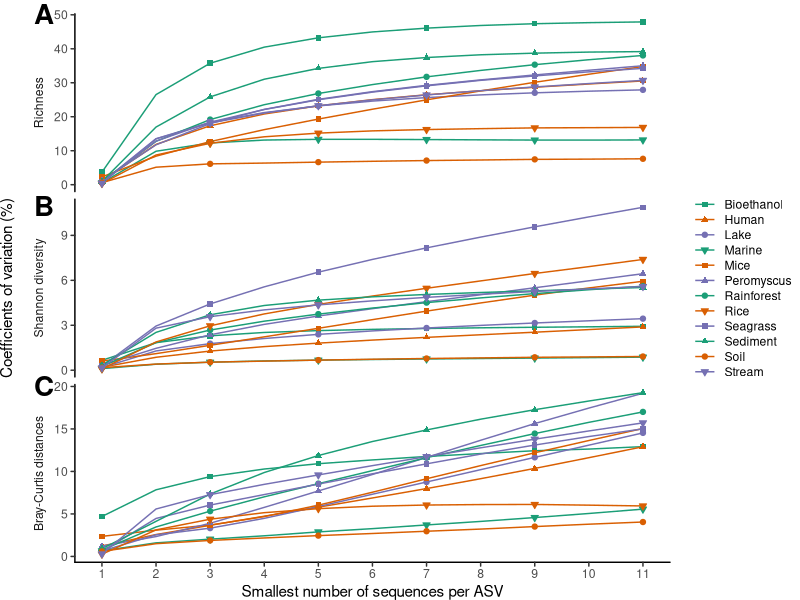
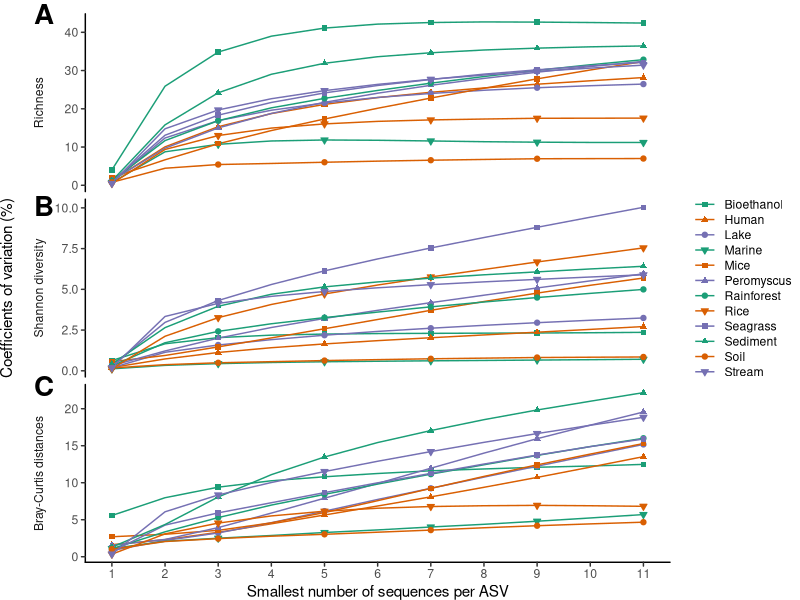

These figures' R source, in order:
library(tidyverse)
library(cowplot)

studies <- c("bioethanol", "human", "lake", "marine", "mice", "peromyscus",
							"rainforest", "rice", "seagrass", "sediment", "soil",
							"stream")

nice_studies <- studies %>% stringr::str_to_title()


r_cov_alpha <- read_tsv("data/process/ralpha_analysis.tsv",
		col_types = cols(.default=col_double(),
      dataset=col_character(), method=col_character())
    ) %>%
    select(dataset, method, prune, cv_sobs, cv_shannon)

r_cov_bc <- read_tsv("data/process/rbeta_analysis.tsv",
		col_types = cols(.default=col_double(),
					dataset=col_character(), method=col_character())) %>%
    select(dataset, method, prune, sd_mean) %>%
    rename(cv_braycurtis = sd_mean)

cov_data <- inner_join(r_cov_alpha, r_cov_bc, by=c("dataset", "method", "prune")) %>%
  pivot_longer(
    starts_with("cv_"),
    names_to="metric",
    names_prefix="cv_",
    values_to="cv"
  ) %>%
  rename(min_class = prune) %>%
  mutate(cv = 100 * cv)


plot_data <- function(subset_method, subset_string) {

  subset_data <- cov_data %>%
    filter(method == subset_method) %>%
    mutate(metric = factor(
      metric,
      levels=c("sobs", "shannon", "braycurtis"),
      labels=c(paste0("Richness"),
          paste0("Shannon diversity"),
          paste0("Bray-Curtis distances")
        )
      )
    ) %>%
    mutate(dataset = factor(dataset, levels=studies, labels=nice_studies))


  subset_data_points <- subset_data %>%
      filter(min_class %in% c(1, 3, 5, 7, 9, 11))

  figure <- ggplot(
        data=subset_data,
        aes(x=min_class, y=cv, group=dataset, color=dataset)
      ) +
      geom_line() +
      geom_point(
        data=subset_data_points,
        mapping=aes(x=min_class, y=cv, color=dataset, shape=dataset, fill=dataset)
      ) +
      facet_wrap(facet="metric", ncol=1, strip.position = "left", scales="free_y") +
      scale_x_continuous(breaks=1:11) +
      scale_color_manual(name=NULL,
        values = rep(c('#1b9e77','#d95f02','#7570b3'), 4)
      ) +
      scale_fill_manual(name=NULL,
        values = rep(c('#1b9e77','#d95f02','#7570b3'), 4)
      ) +
      scale_shape_manual(name=NULL,
        values = rep(c(15, 17, 19, 25), 3)
      ) +
      labs(
        x="Smallest number of sequences per ASV",
        y="Coefficients of variation (%)"
      ) +
      theme_classic() +
      theme(
        strip.placement="outside",
        strip.background=element_rect(color=NA),
        legend.key.height=unit(11, "pt"),
  			line=element_line(lineend="round"),
  			plot.margin=margin(t=10, l=0, r=0, b=0),
        axis.title.y = element_text(margin = margin(r=8))
      )

  ggdraw(figure) +
  	draw_plot_label(
  		label=c("C", "B", "A"),
  		x=c(0.03, 0.03, 0.03),
  		y=c(0.39, 0.69, 1.01),
  		size = 20,
  		fontface="bold"
  	)

  ggsave(
    paste0(
  		"results/figures/",
  		tolower(subset_string),
  		"_coefficient_of_variation.tiff"
  	),
    width=6.87,
    height=6,
    compression = "lzw"
  )
}

plot_data("pc", "ASV")
plot_data("otu", "OTU")
